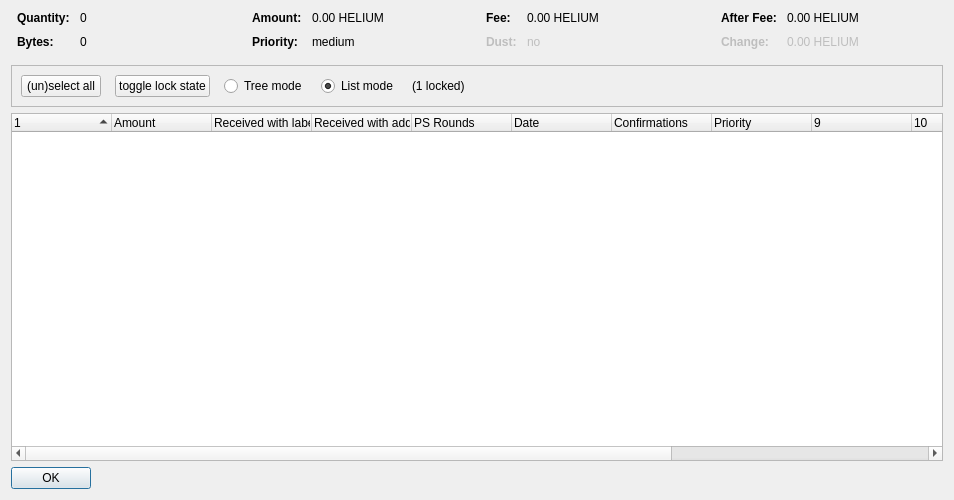
<?xml version="1.0" encoding="UTF-8"?>
<ui version="4.0">
 <class>CoinControlDialog</class>
 <widget class="QDialog" name="CoinControlDialog">
  <property name="geometry">
   <rect>
    <x>0</x>
    <y>0</y>
    <width>954</width>
    <height>500</height>
   </rect>
  </property>
  <property name="windowTitle">
   <string>Coin Selection</string>
  </property>
  <layout class="QVBoxLayout" name="verticalLayout">
   <item>
    <layout class="QHBoxLayout" name="horizontalLayoutTop" stretch="0,0,0,0">
     <property name="topMargin">
      <number>0</number>
     </property>
     <property name="bottomMargin">
      <number>10</number>
     </property>
     <item>
      <layout class="QFormLayout" name="formLayoutCoinControl1">
       <property name="horizontalSpacing">
        <number>10</number>
       </property>
       <property name="verticalSpacing">
        <number>10</number>
       </property>
       <property name="leftMargin">
        <number>6</number>
       </property>
       <property name="rightMargin">
        <number>6</number>
       </property>
       <item row="0" column="0">
        <widget class="QLabel" name="labelCoinControlQuantityText">
         <property name="font">
          <font>
           <weight>75</weight>
           <bold>true</bold>
          </font>
         </property>
         <property name="text">
          <string>Quantity:</string>
         </property>
        </widget>
       </item>
       <item row="0" column="1">
        <widget class="QLabel" name="labelCoinControlQuantity">
         <property name="cursor">
          <cursorShape>IBeamCursor</cursorShape>
         </property>
         <property name="contextMenuPolicy">
          <enum>Qt::ActionsContextMenu</enum>
         </property>
         <property name="text">
          <string notr="true">0</string>
         </property>
         <property name="textInteractionFlags">
          <set>Qt::LinksAccessibleByMouse|Qt::TextSelectableByKeyboard|Qt::TextSelectableByMouse</set>
         </property>
        </widget>
       </item>
       <item row="1" column="0">
        <widget class="QLabel" name="labelCoinControlBytesText">
         <property name="font">
          <font>
           <weight>75</weight>
           <bold>true</bold>
          </font>
         </property>
         <property name="text">
          <string>Bytes:</string>
         </property>
        </widget>
       </item>
       <item row="1" column="1">
        <widget class="QLabel" name="labelCoinControlBytes">
         <property name="cursor">
          <cursorShape>IBeamCursor</cursorShape>
         </property>
         <property name="contextMenuPolicy">
          <enum>Qt::ActionsContextMenu</enum>
         </property>
         <property name="text">
          <string notr="true">0</string>
         </property>
         <property name="textInteractionFlags">
          <set>Qt::LinksAccessibleByMouse|Qt::TextSelectableByKeyboard|Qt::TextSelectableByMouse</set>
         </property>
        </widget>
       </item>
      </layout>
     </item>
     <item>
      <layout class="QFormLayout" name="formLayoutCoinControl2">
       <property name="horizontalSpacing">
        <number>10</number>
       </property>
       <property name="verticalSpacing">
        <number>10</number>
       </property>
       <property name="leftMargin">
        <number>6</number>
       </property>
       <property name="rightMargin">
        <number>6</number>
       </property>
       <item row="0" column="0">
        <widget class="QLabel" name="labelCoinControlAmountText">
         <property name="font">
          <font>
           <weight>75</weight>
           <bold>true</bold>
          </font>
         </property>
         <property name="text">
          <string>Amount:</string>
         </property>
        </widget>
       </item>
       <item row="0" column="1">
        <widget class="QLabel" name="labelCoinControlAmount">
         <property name="cursor">
          <cursorShape>IBeamCursor</cursorShape>
         </property>
         <property name="contextMenuPolicy">
          <enum>Qt::ActionsContextMenu</enum>
         </property>
         <property name="text">
          <string notr="true">0.00 HELIUM</string>
         </property>
         <property name="textInteractionFlags">
          <set>Qt::LinksAccessibleByMouse|Qt::TextSelectableByKeyboard|Qt::TextSelectableByMouse</set>
         </property>
        </widget>
       </item>
       <item row="1" column="0">
        <widget class="QLabel" name="labelCoinControlPriorityText">
         <property name="font">
          <font>
           <weight>75</weight>
           <bold>true</bold>
          </font>
         </property>
         <property name="text">
          <string>Priority:</string>
         </property>
        </widget>
       </item>
       <item row="1" column="1">
        <widget class="QLabel" name="labelCoinControlPriority">
         <property name="cursor">
          <cursorShape>IBeamCursor</cursorShape>
         </property>
         <property name="contextMenuPolicy">
          <enum>Qt::ActionsContextMenu</enum>
         </property>
         <property name="text">
          <string>medium</string>
         </property>
         <property name="textInteractionFlags">
          <set>Qt::LinksAccessibleByMouse|Qt::TextSelectableByKeyboard|Qt::TextSelectableByMouse</set>
         </property>
        </widget>
       </item>
      </layout>
     </item>
     <item>
      <layout class="QFormLayout" name="formLayoutCoinControl3">
       <property name="horizontalSpacing">
        <number>10</number>
       </property>
       <property name="verticalSpacing">
        <number>10</number>
       </property>
       <property name="leftMargin">
        <number>6</number>
       </property>
       <property name="rightMargin">
        <number>6</number>
       </property>
       <item row="0" column="0">
        <widget class="QLabel" name="labelCoinControlFeeText">
         <property name="font">
          <font>
           <weight>75</weight>
           <bold>true</bold>
          </font>
         </property>
         <property name="text">
          <string>Fee:</string>
         </property>
        </widget>
       </item>
       <item row="0" column="1">
        <widget class="QLabel" name="labelCoinControlFee">
         <property name="cursor">
          <cursorShape>IBeamCursor</cursorShape>
         </property>
         <property name="contextMenuPolicy">
          <enum>Qt::ActionsContextMenu</enum>
         </property>
         <property name="text">
          <string notr="true">0.00 HELIUM</string>
         </property>
         <property name="textInteractionFlags">
          <set>Qt::LinksAccessibleByMouse|Qt::TextSelectableByKeyboard|Qt::TextSelectableByMouse</set>
         </property>
        </widget>
       </item>
       <item row="1" column="0">
        <widget class="QLabel" name="labelCoinControlLowOutputText">
         <property name="enabled">
          <bool>false</bool>
         </property>
         <property name="font">
          <font>
           <weight>75</weight>
           <bold>true</bold>
          </font>
         </property>
         <property name="text">
          <string>Dust:</string>
         </property>
        </widget>
       </item>
       <item row="1" column="1">
        <widget class="QLabel" name="labelCoinControlLowOutput">
         <property name="enabled">
          <bool>false</bool>
         </property>
         <property name="cursor">
          <cursorShape>IBeamCursor</cursorShape>
         </property>
         <property name="contextMenuPolicy">
          <enum>Qt::ActionsContextMenu</enum>
         </property>
         <property name="text">
          <string>no</string>
         </property>
         <property name="textInteractionFlags">
          <set>Qt::LinksAccessibleByMouse|Qt::TextSelectableByKeyboard|Qt::TextSelectableByMouse</set>
         </property>
        </widget>
       </item>
      </layout>
     </item>
     <item>
      <layout class="QFormLayout" name="formLayoutCoinControl4">
       <property name="horizontalSpacing">
        <number>10</number>
       </property>
       <property name="verticalSpacing">
        <number>10</number>
       </property>
       <property name="leftMargin">
        <number>6</number>
       </property>
       <property name="rightMargin">
        <number>6</number>
       </property>
       <item row="0" column="0">
        <widget class="QLabel" name="labelCoinControlAfterFeeText">
         <property name="font">
          <font>
           <weight>75</weight>
           <bold>true</bold>
          </font>
         </property>
         <property name="text">
          <string>After Fee:</string>
         </property>
        </widget>
       </item>
       <item row="0" column="1">
        <widget class="QLabel" name="labelCoinControlAfterFee">
         <property name="cursor">
          <cursorShape>IBeamCursor</cursorShape>
         </property>
         <property name="contextMenuPolicy">
          <enum>Qt::ActionsContextMenu</enum>
         </property>
         <property name="text">
          <string notr="true">0.00 HELIUM</string>
         </property>
         <property name="textInteractionFlags">
          <set>Qt::LinksAccessibleByMouse|Qt::TextSelectableByKeyboard|Qt::TextSelectableByMouse</set>
         </property>
        </widget>
       </item>
       <item row="1" column="0">
        <widget class="QLabel" name="labelCoinControlChangeText">
         <property name="enabled">
          <bool>false</bool>
         </property>
         <property name="font">
          <font>
           <weight>75</weight>
           <bold>true</bold>
          </font>
         </property>
         <property name="text">
          <string>Change:</string>
         </property>
        </widget>
       </item>
       <item row="1" column="1">
        <widget class="QLabel" name="labelCoinControlChange">
         <property name="enabled">
          <bool>false</bool>
         </property>
         <property name="cursor">
          <cursorShape>IBeamCursor</cursorShape>
         </property>
         <property name="contextMenuPolicy">
          <enum>Qt::ActionsContextMenu</enum>
         </property>
         <property name="text">
          <string notr="true">0.00 HELIUM</string>
         </property>
         <property name="textInteractionFlags">
          <set>Qt::LinksAccessibleByMouse|Qt::TextSelectableByKeyboard|Qt::TextSelectableByMouse</set>
         </property>
        </widget>
       </item>
      </layout>
     </item>
    </layout>
   </item>
   <item>
    <widget class="QFrame" name="frame">
     <property name="minimumSize">
      <size>
       <width>0</width>
       <height>40</height>
      </size>
     </property>
     <property name="frameShape">
      <enum>QFrame::StyledPanel</enum>
     </property>
     <property name="frameShadow">
      <enum>QFrame::Sunken</enum>
     </property>
     <layout class="QHBoxLayout" name="horizontalLayout">
      <item>
       <layout class="QHBoxLayout" name="horizontalLayoutPanel" stretch="0,0,0,0,0,0">
        <property name="spacing">
         <number>14</number>
        </property>
        <item>
         <widget class="QPushButton" name="pushButtonSelectAll">
          <property name="sizePolicy">
           <sizepolicy hsizetype="Maximum" vsizetype="Fixed">
            <horstretch>0</horstretch>
            <verstretch>0</verstretch>
           </sizepolicy>
          </property>
          <property name="text">
           <string>(un)select all</string>
          </property>
          <property name="autoDefault">
           <bool>false</bool>
          </property>
         </widget>
        </item>
        <item>
         <widget class="QPushButton" name="pushButtonToggleLock">
          <property name="sizePolicy">
           <sizepolicy hsizetype="Maximum" vsizetype="Fixed">
            <horstretch>0</horstretch>
            <verstretch>0</verstretch>
           </sizepolicy>
          </property>
          <property name="text">
           <string>toggle lock state</string>
          </property>
          <property name="autoDefault">
           <bool>false</bool>
          </property>
         </widget>
        </item>
        <item>
         <widget class="QRadioButton" name="radioTreeMode">
          <property name="sizePolicy">
           <sizepolicy hsizetype="Maximum" vsizetype="Fixed">
            <horstretch>0</horstretch>
            <verstretch>0</verstretch>
           </sizepolicy>
          </property>
          <property name="text">
           <string>Tree mode</string>
          </property>
         </widget>
        </item>
        <item>
         <widget class="QRadioButton" name="radioListMode">
          <property name="sizePolicy">
           <sizepolicy hsizetype="Maximum" vsizetype="Fixed">
            <horstretch>0</horstretch>
            <verstretch>0</verstretch>
           </sizepolicy>
          </property>
          <property name="text">
           <string>List mode</string>
          </property>
          <property name="checked">
           <bool>true</bool>
          </property>
         </widget>
        </item>
        <item>
         <widget class="QLabel" name="labelLocked">
          <property name="text">
           <string>(1 locked)</string>
          </property>
         </widget>
        </item>
        <item>
         <spacer name="horizontalSpacer">
          <property name="orientation">
           <enum>Qt::Horizontal</enum>
          </property>
          <property name="sizeHint" stdset="0">
           <size>
            <width>40</width>
            <height>20</height>
           </size>
          </property>
         </spacer>
        </item>
       </layout>
      </item>
     </layout>
    </widget>
   </item>
   <item>
    <widget class="CoinControlTreeWidget" name="treeWidget">
     <property name="contextMenuPolicy">
      <enum>Qt::CustomContextMenu</enum>
     </property>
     <property name="sortingEnabled">
      <bool>false</bool>
     </property>
     <property name="columnCount">
      <number>13</number>
     </property>
     <attribute name="headerShowSortIndicator" stdset="0">
      <bool>true</bool>
     </attribute>
     <attribute name="headerStretchLastSection">
      <bool>false</bool>
     </attribute>
     <column>
      <property name="text">
       <string/>
      </property>
     </column>
     <column>
      <property name="text">
       <string>Amount</string>
      </property>
     </column>
     <column>
      <property name="text">
       <string>Received with label</string>
      </property>
     </column>
     <column>
      <property name="text">
       <string>Received with address</string>
      </property>
     </column>
     <column>
      <property name="text">
       <string>PS Rounds</string>
      </property>
     </column>
     <column>
      <property name="text">
       <string>Date</string>
      </property>
     </column>
     <column>
      <property name="text">
       <string>Confirmations</string>
      </property>
      <property name="toolTip">
       <string>Confirmed</string>
      </property>
     </column>
     <column>
      <property name="text">
       <string>Priority</string>
      </property>
     </column>
     <column>
      <property name="text">
       <string/>
      </property>
     </column>
     <column>
      <property name="text">
       <string/>
      </property>
     </column>
     <column>
      <property name="text">
       <string/>
      </property>
     </column>
     <column>
      <property name="text">
       <string/>
      </property>
     </column>
     <column>
      <property name="text">
       <string/>
      </property>
     </column>
    </widget>
   </item>
   <item>
    <widget class="QDialogButtonBox" name="buttonBox">
     <property name="sizePolicy">
      <sizepolicy hsizetype="Maximum" vsizetype="Fixed">
       <horstretch>0</horstretch>
       <verstretch>0</verstretch>
      </sizepolicy>
     </property>
     <property name="orientation">
      <enum>Qt::Horizontal</enum>
     </property>
     <property name="standardButtons">
      <set>QDialogButtonBox::Ok</set>
     </property>
    </widget>
   </item>
  </layout>
 </widget>
 <customwidgets>
  <customwidget>
   <class>CoinControlTreeWidget</class>
   <extends>QTreeWidget</extends>
   <header>coincontroltreewidget.h</header>
  </customwidget>
 </customwidgets>
 <resources/>
 <connections/>
</ui>
